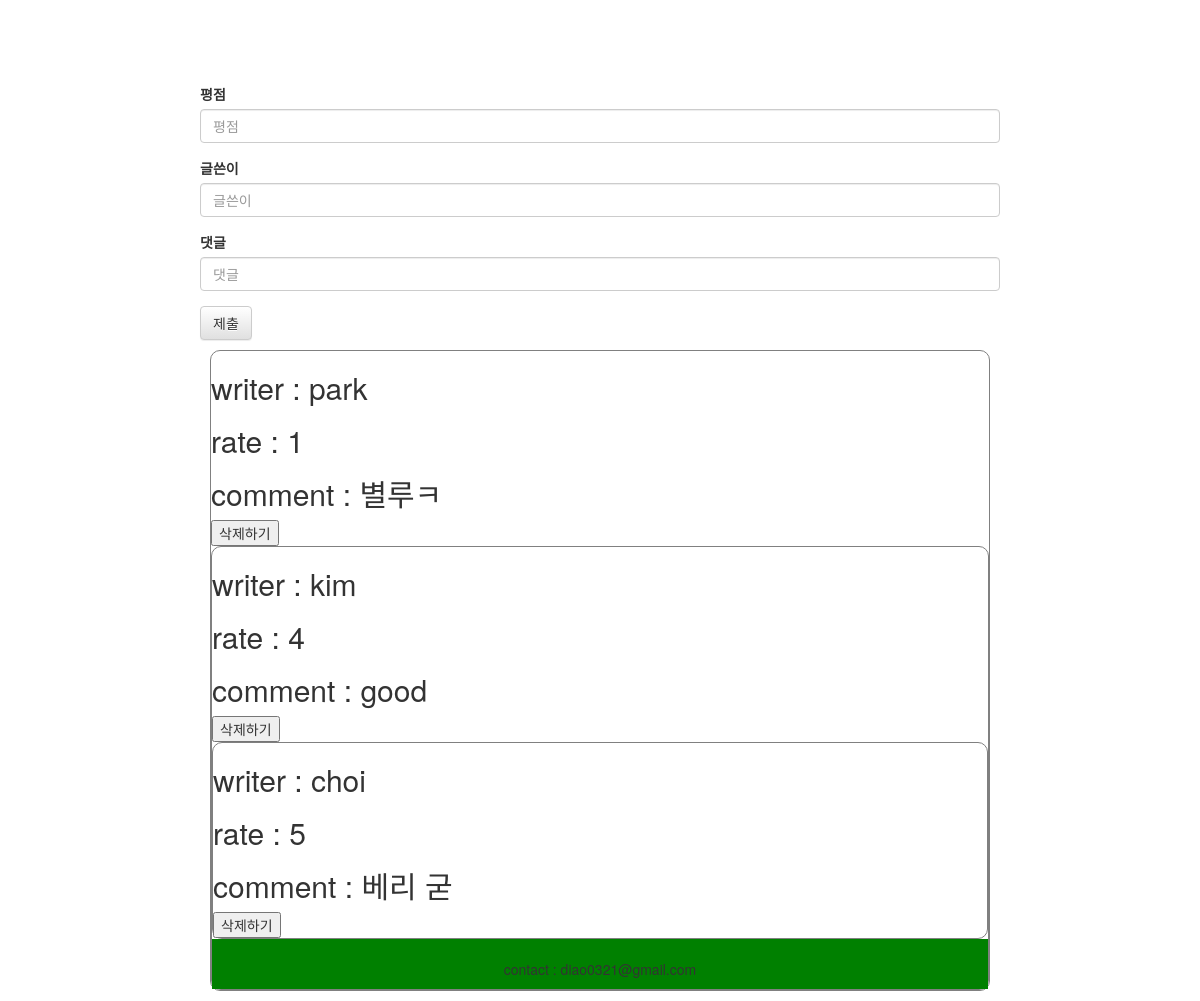
Before: /lecture_list/2 (lower part) with the older database file.
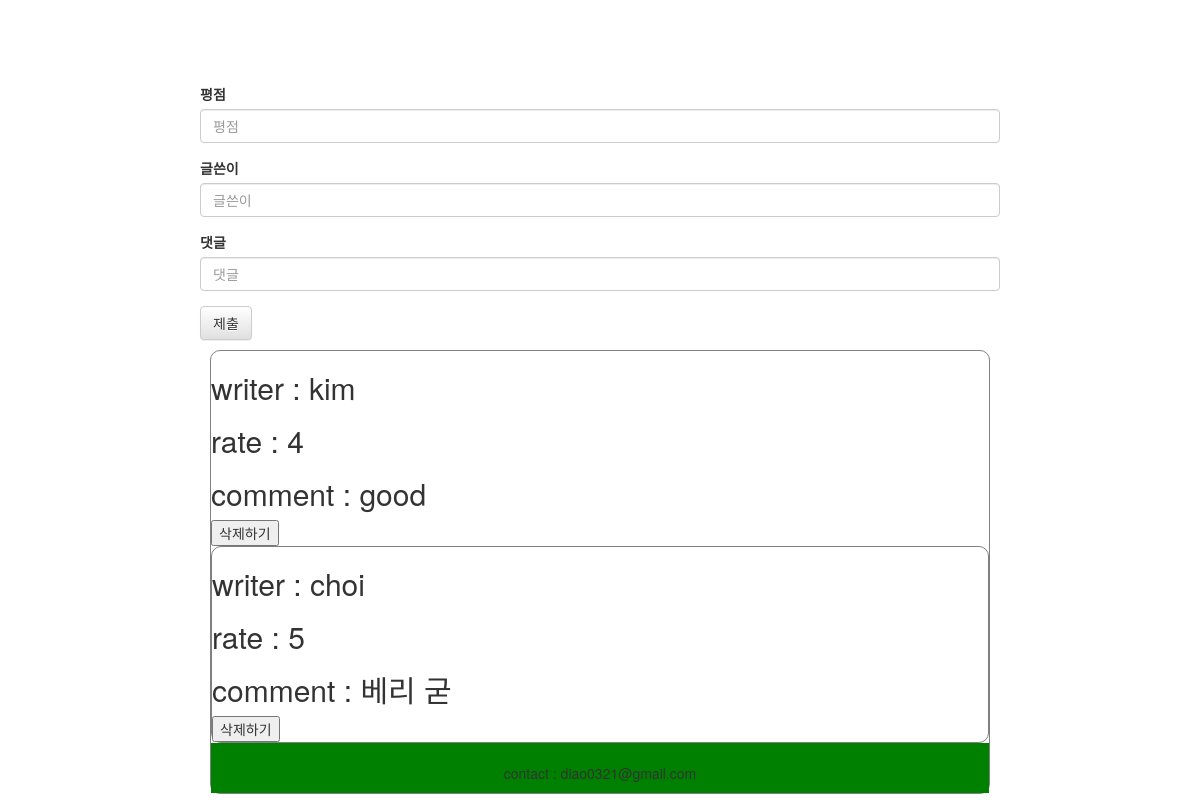
After: the same page with the newer database file.
### inflearn_lecture/models.py (models this page shows, shortened)
class Comment(models.Model):
    lecture = models.ForeignKey(myText, on_delete=models.CASCADE)
    writer = models.CharField(max_length=200, null=True)
    rate = models.CharField(max_length=200, null=True)
    comment = models.CharField(max_length=200, null=True)
    def __str__(self):
        return self.comment

### inflearn_lecture/views.py (the view)
# urls.py: path('lecture_list/<int:pk>', views.lecture_list_info, name="lecture_list_info"),
def lecture_list_info(request, pk):
    board_contents = get_object_or_404(myText, pk = pk)
    comment = Comment.objects.filter(lecture=board_contents)
    print('comment : ',comment )
    if request.user.is_authenticated:
        print(request.user.username)
    if request.method == "POST":
        rate = request.POST['rate']
        writer = request.POST['writer']
        comment = request.POST['comment']
        Comment.objects.create(lecture=board_contents, writer=writer, rate=rate, comment=comment)
        return redirect('/lecture_list/' + str(pk))
    return render( request, 'inflearn_lecture/lecture_list_info.html', {'board_contents':board_contents, 'comment':comment})

### inflearn_lecture/templates/inflearn_lecture/lecture_list_info.html (shortened to what this page needs)
{% extends 'inflearn_lecture/base.html' %}
{% block content %}
    <div class="contents">
    </div>
    <div style="width:800px; margin:auto;">
        <form method="POST" action="{% url 'lecture_list_info' pk=board_contents.pk %}">
            <div class="form-group">
                <label for="exampleInputEmail1">평점</label>
                <input name="rate" type="number" class="form-control" placeholder="평점">
            </div>
            <div class="form-group">
              <label for="exampleInputEmail1">글쓴이</label>
              <input name="writer" type="text" class="form-control" id="exampleInputEmail1" placeholder="글쓴이">
            </div>
            <div class="form-group">
              <label for="exampleInputPassword1">댓글</label>
              <input name="comment" type="text" class="form-control" id="exampleInputPassword1" placeholder="댓글">
            </div>
            <button type="submit" class="btn btn-default">제출</button>
        </form>
    </div>
    <div style="width:800px; margin:auto; padding:10px">
        {% for comment_item in comment %}
            <div style="border:1px solid gray; border-radius:10px;">
                <h2>writer : {{ comment_item.writer }}</h2>
                <h2>rate : {{ comment_item.rate }}</h2>
                <h2>comment : {{ comment_item.comment }}</h2>
                <form method="POST" action="{% url 'comment_remove' pk=comment_item.pk %}">
                    <button>삭제하기</button>
                </form>
        {% endfor %}
    </div>
{% endblock %}

Changed rows visible on the page:
removed Comment: writer "park", rate "1", comment "별루ㅋ"
